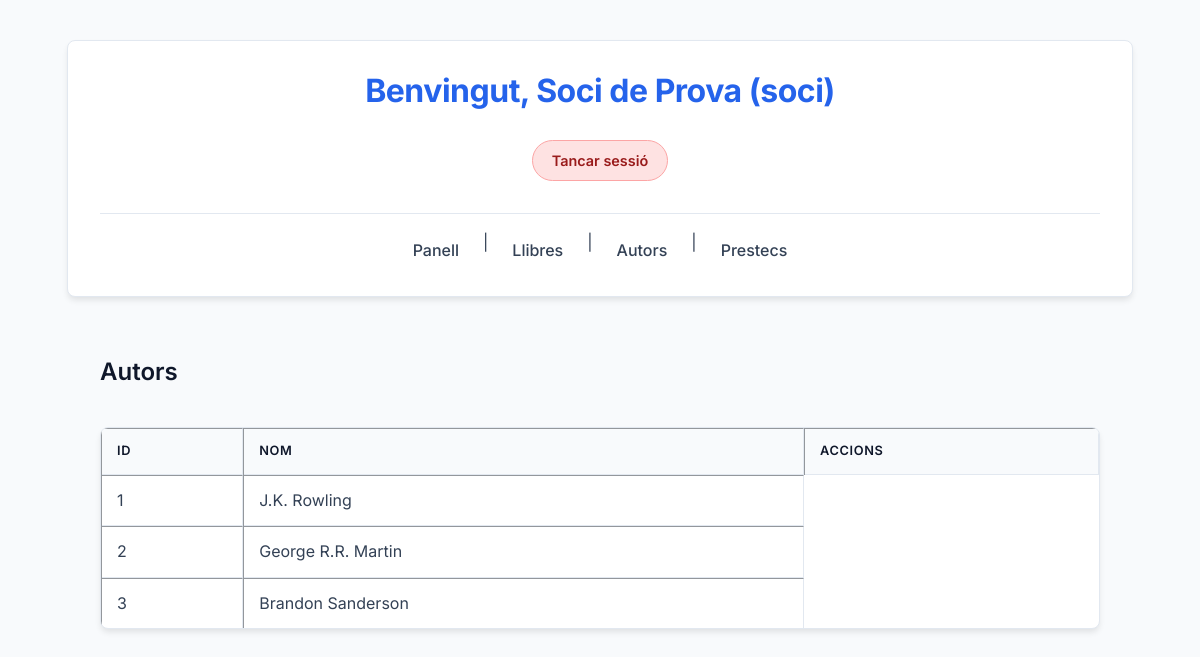
/Projecte_m_martinez_biblioteca_itic/autors.php (signed in), run on the app's committed database.
### tables this page shows
CREATE TABLE autors (
    id INT AUTO_INCREMENT PRIMARY KEY,
    nom VARCHAR(100) NOT NULL,
    biografia TEXT
);

### Projecte_m_martinez_biblioteca_itic/autors.php (the view, shortened to what this page needs)
<?php
include 'header.php';
include 'connexio_bd.php';
$query = "SELECT * FROM autors";
$result = mysqli_query($conn, $query);
echo "<h2>Autors</h2>";
echo "<table border='1'><tr><th>ID</th><th>Nom</th><th>Accions</th></tr>";
while ($fila = mysqli_fetch_assoc($result)) {
    echo "<tr><td>{$fila['id']}</td><td>{$fila['nom']}</td>";
    echo "</tr>";
}
echo "</table>";
?>
</body>
</html>

### Projecte_m_martinez_biblioteca_itic/style.css (style rules this page uses)
:root { --primary: #2563eb; --primary-color: #2563eb; --primary-dark: #1e40af; --bg-color: #f8fafc; --surface: #ffffff; --text: #334155; --text-heading: #0f172a; --border: #e2e8f0; --radius: 8px; --shadow: 0 4px 6px -1px rgb(0 0 0 / 0.1); }
body { font-family: "Inter", system-ui, sans-serif; background-color: var(--bg-color); color: var(--text); line-height: 1.6; margin: 0; padding: 40px 20px; display: flex; flex-direction: column; align-items: center; }
body > * { max-width: 1000px; width: 100%; }
h1, h2, h3 { color: var(--text-heading); font-weight: 600; margin-top: 1.5rem; }
table { width: 100%; border-collapse: separate; border-spacing: 0; background: var(--surface); border-radius: var(--radius); overflow: hidden; box-shadow: var(--shadow); margin-top: 1rem; border: 1px solid var(--border); }
th, td { padding: 12px 15px; text-align: left; border-bottom: 1px solid var(--border); vertical-align: middle; }
th { background-color: var(--bg-color); font-weight: 600; color: var(--text-heading); text-transform: uppercase; font-size: 0.8rem; letter-spacing: 0.05em; }
tr:last-child td { border-bottom: none; }

### data on the page
autors: id "1", nom "J.K. Rowling"
autors: id "2", nom "George R.R. Martin"
autors: id "3", nom "Brandon Sanderson"

### other printed values
$_SESSION['usuari_nom'] "Soci de Prova"
$_SESSION['usuari_rol'] "soci"
